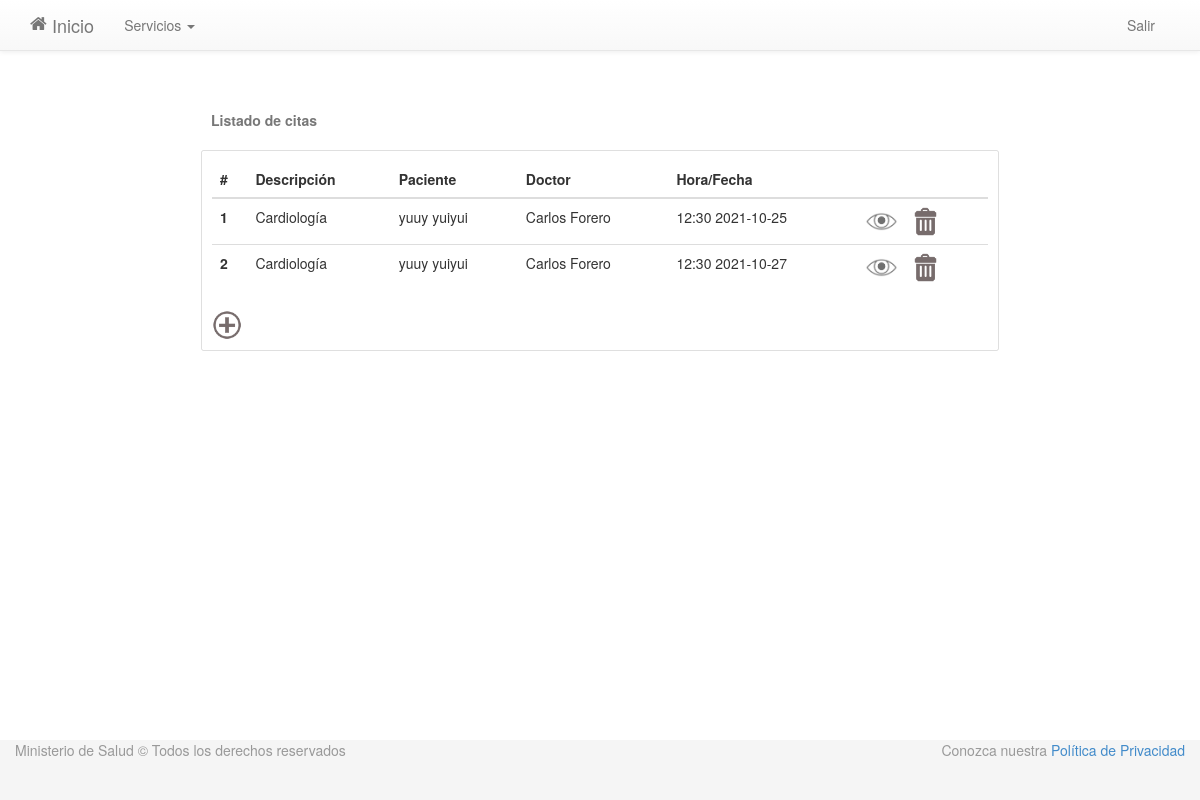
Before: /lista/ (signed in) with the older database file.
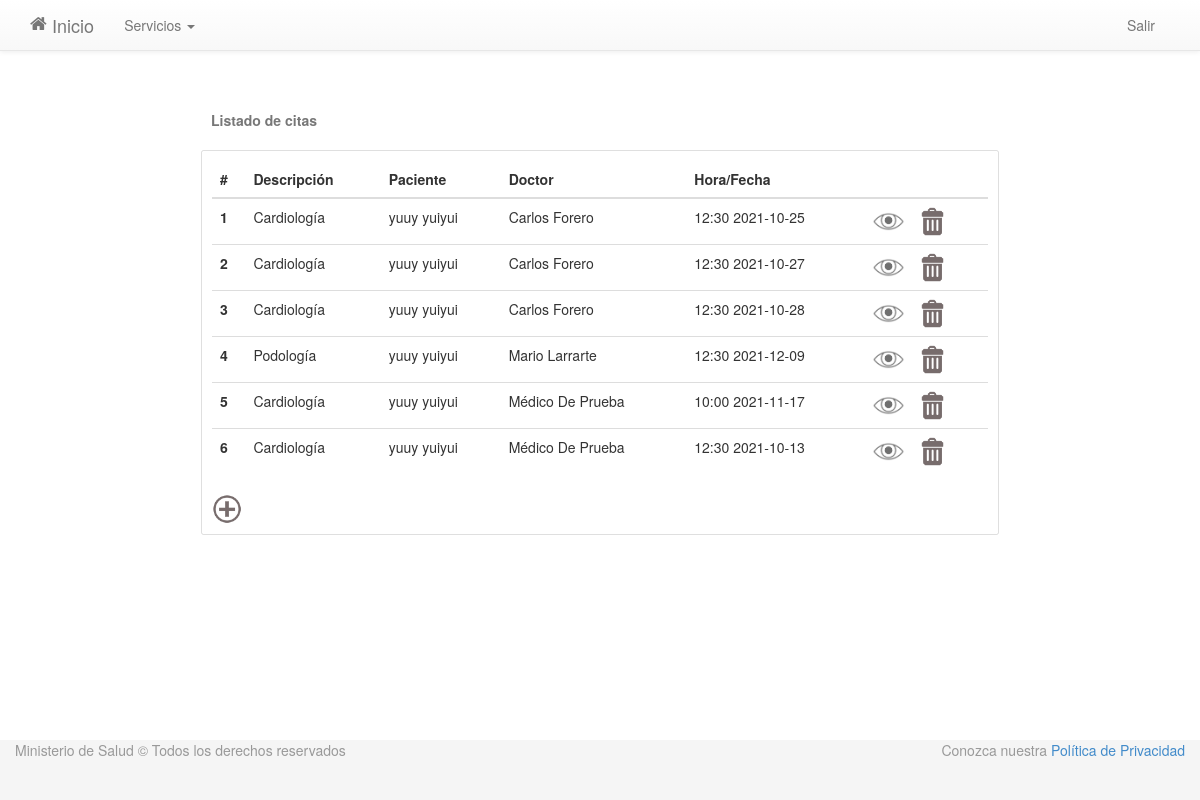
After: the same page with the newer database file.
### tables this page shows
CREATE TABLE Cita (id INTEGER PRIMARY KEY AUTOINCREMENT UNIQUE NOT NULL, idpaciente INT NOT NULL REFERENCES Paciente (idpaciente), especialidad VARCHAR REFERENCES Especialidades (especialidad), idmedico INTEGER NOT NULL REFERENCES Médico (idmedico), horario VARCHAR (5) NOT NULL REFERENCES Horario (horario), fecha DATE NOT NULL, comentarios VARCHAR (200), valoracion REFERENCES Valoraciones (id), Estado REFERENCES Estado (Descripcion) DEFAULT ACTIVO);

### app.py (the view, shortened to what this page needs)
@app.route('/lista/', methods=['GET', 'POST'])
def lista():
    if session:
        if request.method == 'GET':
            if session["rol"] == '3':
                datos = []
                sqlcita = f"SELECT idpaciente, especialidad, idmedico, horario, fecha, comentarios, valoracion, id FROM Cita"
                rescita = seleccion(sqlcita)
                i = 0
                while i < len(rescita):
                    sqlmed = f"SELECT nombres, apellidos FROM Médico WHERE idmedico = '{rescita[i][2]}'"
                    sqlpac = f"SELECT nombres, apellidos FROM Paciente WHERE idpaciente = '{rescita[i][0]}'"
                    resmed = seleccion(sqlmed)
                    respac = seleccion(sqlpac)
                    temp = {
                        "index": i+1,
                        "descrip": rescita[i][1],
                        "paciente": str(respac[0][0])+" "+str(respac[0][1]),
                        "idp": rescita[i][0],
                        "id": rescita[i][7],
                        "doctor": str(resmed[0][0])+" "+str(resmed[0][1]),
                        "idd": rescita[i][2],
                        "fecha": str(rescita[i][3])+" | "+str(rescita[i][4]),
                        "comentario": rescita[i][5],
                        "valoracion": rescita[i][6]
                    }
                    datos.append(temp)
                    i += 1
                return render_template('pages/lista.html', data=datos)
            else:
                datos = []
                sqlpac = f"SELECT idpaciente FROM Paciente WHERE usuario = '{session['usr']}'"
                respac = seleccion(sqlpac)
                sqlcita = f"SELECT idpaciente, especialidad, idmedico, horario, fecha, comentarios, valoracion, id FROM Cita WHERE idpaciente = '{respac[0][0]}'"
                rescita = seleccion(sqlcita)
                i = 0
                while i < len(rescita):
                    sqlmed = f"SELECT nombres, apellidos FROM Médico WHERE idmedico = '{rescita[i][2]}'"
                    sqlpac = f"SELECT nombres, apellidos FROM Paciente WHERE idpaciente = '{rescita[i][0]}'"
                    resmed = seleccion(sqlmed)
                    respac = seleccion(sqlpac)
                    temp = {
                        "index": i+1,
                        "descrip": rescita[i][1],
                        "paciente": str(respac[0][0])+" "+str(respac[0][1]),
                        "idp": rescita[i][0],
                        "id": rescita[i][7],
                        "doctor": str(resmed[0][0])+" "+str(resmed[0][1]),
                        "idd": rescita[i][2],
                        "fecha": str(rescita[i][3])+" "+str(rescita[i][4]),
                        "comentario": rescita[i][5],
                        "valoracion": rescita[i][6]
                    }
                    datos.append(temp)
                    i += 1
                return render_template('pages/lista.html', data=datos)
    else:
        return render_template('pages/invalid.html')

### db.py (called while the page is built)
def seleccion(sql) -> list:
    try:
        with sqlite3.connect(URL_DB) as con:
            cur = con.cursor()
            res = cur.execute(sql).fetchall()
    except Exception:
        res = None
    return res

### templates/pages/lista.html (shortened to what this page needs)
{% extends 'layouts/main.html' %}  {% block content %}
<br />
<br />
<div id="tabla" style="width: 70%; margin: auto">
  <div style="color: #777; padding: 1rem">
    <p><strong>Listado de citas</strong></p>
  </div>
  <div
    class="table-responsive"
    style="
      background-clip: border-box;
      border: 1px solid rgba(0, 0, 0, 0.125);
      border-radius: 0.25rem;
      padding: 1rem;
    "
  >
    <table class="table">
      <thead>
        <tr>
          <th scope="col">#</th>
          <th scope="col">Descripción</th>
          <th scope="col">Paciente</th>
          <th scope="col">Doctor</th>
          <th scope="col">Hora/Fecha</th>
          <th></th>
        </tr>
      </thead>
      <tbody>
        {% for item in data %}
        <tr>
          <th scope="row">{{item.index}}</th>
          <td>{{item.descrip}}</td>
          <td>{{item.paciente}}</td>
          <td>{{item.doctor}}</td>
          <td>{{item.fecha}}</td>
          <td>
            <img
              id="view{{index}}"
              onclick="view({{item.id}})"
              src="/static/img/view.png"
              alt=""
              style="width: 33px; margin-right: 12px; cursor: pointer"
            />
            <img
              id="delete{{index}}"
              onclick="deleteBtn({{item.id}})"
              src="/static/img/deleted-logo.png"
              alt=""
              style="width: 23px; cursor: pointer"
            />
          </td>
        </tr>
        {% endfor %}
      </tbody>
    </table>
    <div>
      {% if session.rol == '1' %}
      <img
        id="add"
        onclick="mk_table()"
        src="/static/img/add-logo.png"
        alt=""
        style="width: 30px; cursor: pointer"
      />
      {% endif%}
    </div>
  </div>
</div>
{% endblock %}

### templates/layouts/main.html (shortened to what this page needs)
<!doctype html>
<head>
<link type="text/css" rel="stylesheet" href="/static/css/font-awesome-4.1.0.min.css" />
<link type="text/css" rel="stylesheet" href="/static/css/bootstrap-3.1.1.min.css">
<link type="text/css" rel="stylesheet" href="/static/css/bootstrap-theme-3.1.1.min.css" />
<link type="text/css" rel="stylesheet" href="/static/css/layout.main.css" />
<link type="text/css" rel="stylesheet" href="/static/css/main.css" />
<link type="text/css" rel="stylesheet" href="/static/css/main.responsive.css" />
<link type="text/css" rel="stylesheet" href="/static/css/main.quickfix.css" />
</head>
<body>
  <div id="wrap">
    <div class="navbar navbar-default navbar-fixed-top">
      <div class="container">
        <div class="navbar-header">
          <a class="navbar-brand" href="{{ url_for('home') }}" title="Back to homepage">
            <i class="fa fa-home pull-left"></i>
            Inicio
          </a>
        </div>
        <div class="collapse navbar-collapse">
          {% if session.rol == '1' %}
          <ul class="nav navbar-nav">
            <li class="dropdown">
              <a class="dropdown-toggle" data-toggle="dropdown">Servicios <b class="caret"></b></a>
            </li>
          </ul>
          {% endif %}
          {% if 'usr' in session %}
          <ul class="nav navbar-nav pull-right">
            <li><a href="{{ url_for('logout') }}">Salir</a></li>
          </ul>
          {% endif %}
        </div>
      </div>
    </div>
    <main id="content" role="main" class="container">
      {% block content %}{% endblock %}
    </main>
  </div>
  <div id="footer">
    <div class="collapse navbar-collapse my-5 pt-5 text-muted text-small">
      <div class="nav navbar-nav ">
                <p class="mb-1">Ministerio de Salud &copy; Todos los derechos reservados</p></div>
        {% block footer %}
        <div class="nav navbar-nav pull-right">
        <p class="mb-1 active">Conozca nuestra <a href="{{ url_for('privacy') }}">Política de Privacidad</a></p></div>{% endblock %}
      </div>
    </div>
</body>
</html>

### static/css/layout.main.css (style rules this page uses)
html, body { height: 100%; }
#wrap { min-height: 100%; height: auto !important; height: 100%; margin: 0 auto -60px; padding: 0 0 60px; }
#footer { height: 60px; background-color: #f5f5f5; }
#wrap > .container { padding: 60px 15px 0; }

### static/css/main.css (style rules this page uses)
a { cursor: pointer; }

Changed rows visible on the page:
added Cita: index "3", descrip "Cardiología", paciente "yuuy yuiyui", doctor "Carlos Forero", fecha "12:30 2021-10-28"
added Cita: index "4", descrip "Podología", paciente "yuuy yuiyui", doctor "Mario Larrarte", fecha "12:30 2021-12-09"
added Cita: index "5", descrip "Cardiología", paciente "yuuy yuiyui", doctor "Médico De Prueba", fecha "10:00 2021-11-17"
added Cita: index "6", descrip "Cardiología", paciente "yuuy yuiyui", doctor "Médico De Prueba", fecha "12:30 2021-10-13"
